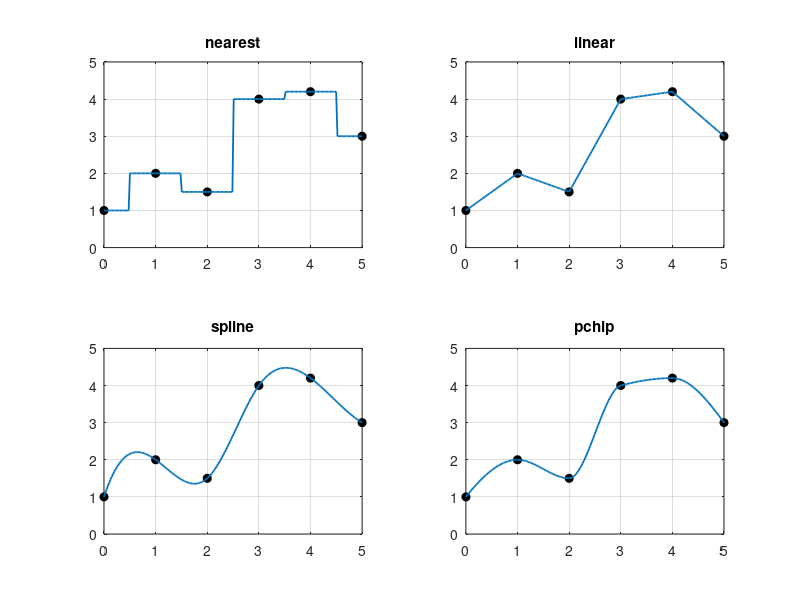

Write the MATLAB code that produced this figure.
% Day 069 · Interpolation: interp1, spline and interp2 — Linear, nearest, spline and pchip compared
% Run: open this file in MATLAB and press Run (or type example_1 in the Command Window)

x = 0:1:5;
y = [1 2 1.5 4 4.2 3];
xi = linspace(0, 5, 200);
methods = {'nearest', 'linear', 'spline', 'pchip'};
for k = 1:4
    subplot(2, 2, k)
    plot(x, y, 'ko', 'MarkerFaceColor', 'k'); hold on
    plot(xi, interp1(x, y, xi, methods{k}), 'LineWidth', 1.3); hold off
    title(methods{k}); ylim([0 5]); grid on
end
fprintf('At x = 2.5: linear %.3f, spline %.3f, pchip %.3f\n', ...
    interp1(x, y, 2.5), interp1(x, y, 2.5, 'spline'), interp1(x, y, 2.5, 'pchip'));
